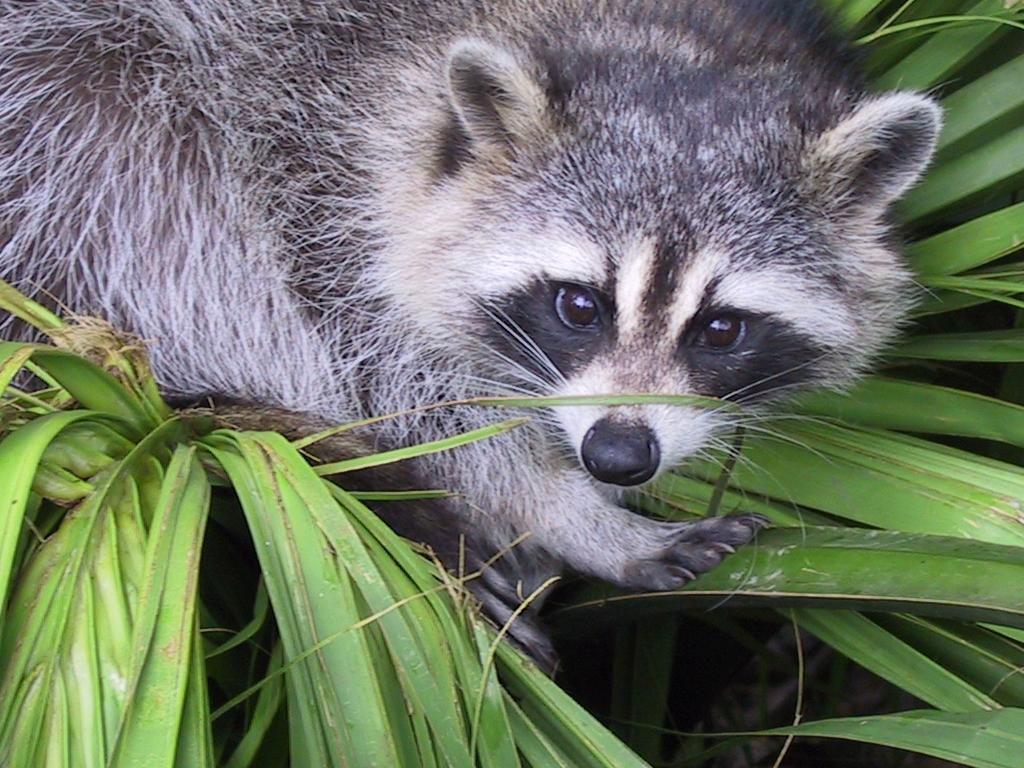
#> input picture Day01/ex03/animal.jpeg, 1024 x 768 px
$ python zoom.py
#> lines starting #> are read from the running program, lines starting #| are printed output that depends on the picture
### Day01/ex03/load_image.py
import numpy as np
from PIL import Image
import os


def ft_load(path: str) -> np.ndarray:
    """
    Loads an image, prints its shape, and returns its pixel content
    in RGB format as a numpy array.

    Args:
        path: string path to the image file

    Returns:
        np.ndarray: image data in RGB format

    Raises:
        FileNotFoundError: if the image file doesn't exist
        ValueError: if the file format is not supported
        Exception: for other loading errors
    """
#> called with path = 'animal.jpeg'
    try:
        # Check if path is a string
        if not isinstance(path, str):
            raise TypeError("Path must be a string")

        # Get file extension to check format
        _, extension = os.path.splitext(path.lower())
        supported_formats = ['.jpg', '.jpeg']

        if extension not in supported_formats:
            raise ValueError("Unsupported file format: " + extension + ". " +
                             "Supported formats: " +
                             ", ".join(supported_formats))

        # Load the image
        with Image.open(path) as img:
            # Convert to RGB if not already (handles RGBA, grayscale, etc.)
#> img is the input picture: PIL image 1024x768 RGB; mean R, G, B 110.7, 117.7, 102.1
            if img.mode != 'RGB':
                img = img.convert('RGB')

            # Convert to numpy array
            image_array = np.array(img)

            # Print the shape
            print("The shape of image is: ", image_array.shape)
#| The shape of image is:  (768, 1024, 3)
            return image_array

    except Exception as error:
        print("Error: ", error)
        return np.empty((0, 0, 0), dtype=np.uint8)

### Day01/ex03/zoom.py
import numpy as np
import matplotlib.pyplot as plt
from load_image import ft_load


def main():
    """
    Main function that loads an image, performs zoom operation and displays it.
    Handles errors by sending clear messages.
    """
    try:
        # Load the image
        img = ft_load("animal.jpeg")

        # Check img
        if img.shape==(0, 0, 0):
            print("An error occured during image loading, stopping now")
            return

        # Print original img data
        print(img)
#> (printed output is left out)

        # Get image dimensions
        h, w, _ = img.shape
#> h = 768; w = 1024

        # Calculate zoom area (center 400x400 pixels)
        zoom_size = 400

        # Calculate center coordinates
        center_y = int(h * 0.42)
#> center_y = 322
        center_x = int(w * 0.64)
#> center_x = 655

        # Calculate slice boundaries to center the 400x400 crop
        half_zoom = zoom_size // 2
        start_y = center_y - half_zoom
#> start_y = 122
        end_y = center_y + half_zoom
#> end_y = 522
        start_x = center_x - half_zoom
#> start_x = 455
        end_x = center_x + half_zoom
#> end_x = 855

        # Ensure we don't go out of bounds
        start_y = max(0, start_y)
        end_y = min(h, end_y)
        start_x = max(0, start_x)
        end_x = min(w, end_x)

        # Slice the image to get the zoom area
        zoomed_img = img[start_y:end_y, start_x:end_x]
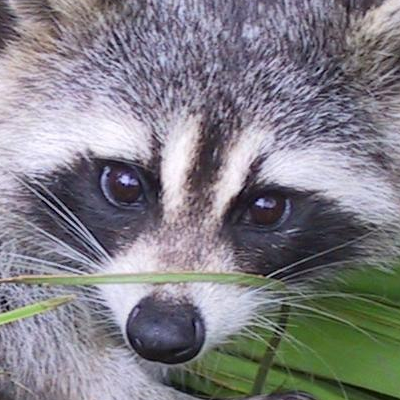
#> zoomed_img: shape (400, 400, 3); mean R, G, B 129, 127.1, 133.5

        # Convert to grayscale by taking only one channel (green channel)
        if len(zoomed_img.shape) == 3:
            # Take green channel and keep dimension for consistency
            zoomed_gray = zoomed_img[:, :, 1:2]  # Keep as (h, w, 1)
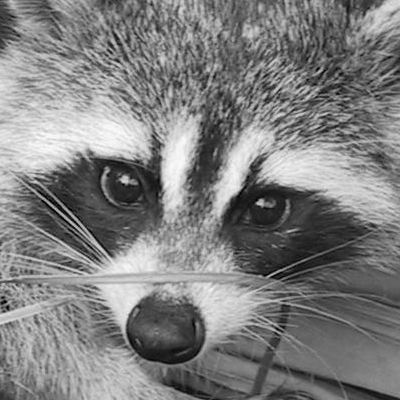
#> zoomed_gray: shape (400, 400, 1); min 0, max 252, mean 127.1
        else:
            zoomed_gray = zoomed_img

        # Print new shape and data
        print("New shape after slicing:", zoomed_gray.shape)
#| New shape after slicing: (400, 400, 1)
        print(zoomed_gray)
#> (printed output is left out)

        # Display the zoomed image
        plt.figure(figsize=(8, 8))

        # Display as grayscale
        if len(zoomed_gray.shape) == 3 and zoomed_gray.shape[2] == 1:
            # Remove the channel dimension for display
            display_img = zoomed_gray[:, :, 0]
        else:
            display_img = zoomed_gray

        # Frame settings
        plt.imshow(display_img, cmap='gray')
        plt.title('Zoomed Image')
        plt.xlabel('X axis')
        plt.ylabel('Y axis')

        # Add scale ticks
        plt.xticks(range(0, display_img.shape[1], 50))
        plt.yticks(range(0, display_img.shape[0], 50))

        plt.show()

    except Exception as error:
        print("Error: ", error)
        return


if __name__ == "__main__":
    main()
